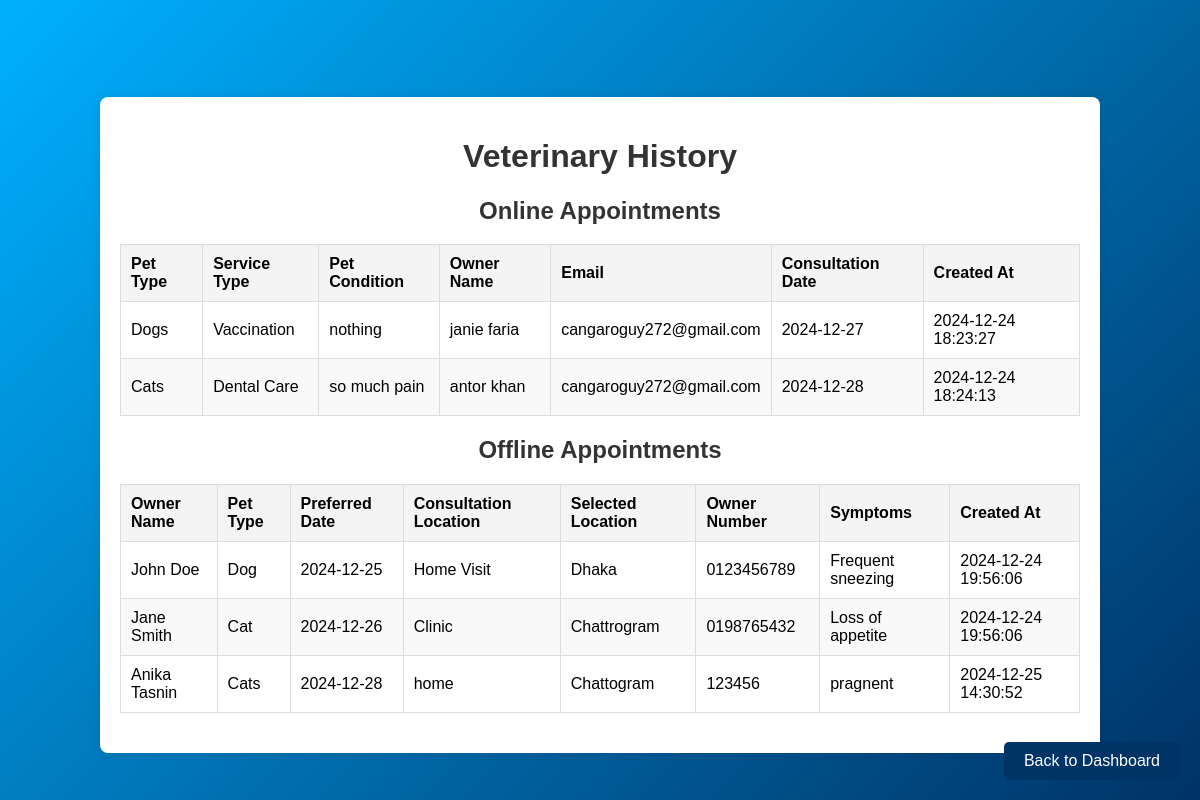
The page /account/vet_history.php on the database its author committed.
### tables this page shows
CREATE TABLE `online_appointment` (
  `id` int(11) NOT NULL,
  `pet_type` varchar(50) NOT NULL,
  `service_type` varchar(50) NOT NULL,
  `pet_condition` text NOT NULL,
  `first_name` varchar(100) NOT NULL,
  `last_name` varchar(100) NOT NULL,
  `email` varchar(255) NOT NULL,
  `consultation_date` date NOT NULL,
  `created_at` timestamp NOT NULL DEFAULT current_timestamp()
);

CREATE TABLE `offline_appointment` (
  `id` int(11) NOT NULL,
  `owner_name` varchar(100) NOT NULL,
  `pet_type` varchar(50) NOT NULL,
  `preferred_date` date NOT NULL,
  `consultation_location` varchar(50) NOT NULL,
  `selected_location` varchar(50) NOT NULL,
  `owner_number` varchar(15) NOT NULL,
  `symptoms` text DEFAULT NULL,
  `created_at` timestamp NOT NULL DEFAULT current_timestamp()
);

### account/vet_history.php (the view, shortened to what this page needs)
<?php
$host = 'localhost';
$user = 'root';
$password = '';
$dbname = 'petbondhu';
$conn = new mysqli($host, $user, $password, $dbname);
$online_query = "SELECT * FROM online_appointment";
$online_result = $conn->query($online_query);
$offline_query = "SELECT * FROM offline_appointment";
$offline_result = $conn->query($offline_query);
?>
<!DOCTYPE html>
<html lang="en">
<head>
    <link rel="stylesheet" href="vet_history_styles.css">
</head>
<body>
    <div class="container">
        <h1>Veterinary History</h1>
        <h2>Online Appointments</h2>
        <table class="appointment-table">
            <thead>
                <tr>
                    <th>Pet Type</th>
                    <th>Service Type</th>
                    <th>Pet Condition</th>
                    <th>Owner Name</th>
                    <th>Email</th>
                    <th>Consultation Date</th>
                    <th>Created At</th>
                </tr>
            </thead>
            <tbody>
                <?php while($row = $online_result->fetch_assoc()): ?>
                    <tr>
                        <td><?php echo $row['pet_type']; ?></td>
                        <td><?php echo $row['service_type']; ?></td>
                        <td><?php echo $row['pet_condition']; ?></td>
                        <td><?php echo $row['first_name'] . " " . $row['last_name']; ?></td>
                        <td><?php echo $row['email']; ?></td>
                        <td><?php echo $row['consultation_date']; ?></td>
                        <td><?php echo $row['created_at']; ?></td>
                    </tr>
                <?php endwhile; ?>
            </tbody>
        </table>
        <h2>Offline Appointments</h2>
        <table class="appointment-table">
            <thead>
                <tr>
                    <th>Owner Name</th>
                    <th>Pet Type</th>
                    <th>Preferred Date</th>
                    <th>Consultation Location</th>
                    <th>Selected Location</th>
                    <th>Owner Number</th>
                    <th>Symptoms</th>
                    <th>Created At</th>
                </tr>
            </thead>
            <tbody>
                <?php while($row = $offline_result->fetch_assoc()): ?>
                    <tr>
                        <td><?php echo $row['owner_name']; ?></td>
                        <td><?php echo $row['pet_type']; ?></td>
                        <td><?php echo $row['preferred_date']; ?></td>
                        <td><?php echo $row['consultation_location']; ?></td>
                        <td><?php echo $row['selected_location']; ?></td>
                        <td><?php echo $row['owner_number']; ?></td>
                        <td><?php echo $row['symptoms']; ?></td>
                        <td><?php echo $row['created_at']; ?></td>
                    </tr>
                <?php endwhile; ?>
            </tbody>
        </table>
    </div>
    <a href="dashboard.php" class="back-button">Back to Dashboard</a>
</body>
</html>

### account/vet_history_styles.css (style rules this page uses)
body { font-family: Arial, sans-serif; background: linear-gradient(135deg, #00b0ff, #003366); margin: 0; padding: 0; height: 100vh; display: flex; justify-content: center; align-items: center; position: relative; }
.container { width: 80%; margin-top: 50px; padding: 20px; background-color: #fff; border-radius: 8px; box-shadow: 0 0 10px rgba(0, 0, 0, 0.1); }
.back-button { position: absolute; bottom: 20px; right: 20px; padding: 10px 20px; background-color: #003366; color: #fff; border: none; border-radius: 5px; font-size: 16px; text-decoration: none; text-align: center; }
h1, h2 { color: #333; text-align: center; }
h1 { text-align: center; color: #333; }
h2 { color: #333; margin-top: 20px; }
table { width: 100%; border-collapse: collapse; margin-bottom: 20px; }
th, td { padding: 10px; text-align: left; border: 1px solid #ddd; }
th { background-color: #f4f4f4; }
tr:nth-child(even) { background-color: #f9f9f9; }

### rows shown on the page
online_appointment: pet_type "Dogs", service_type "Vaccination", pet_condition "nothing", first_name "janie", last_name "faria", email "cangaroguy272@gmail.com", consultation_date "2024-12-27", created_at "2024-12-24 18:23:27"
online_appointment: pet_type "Cats", service_type "Dental Care", pet_condition "so much pain", first_name "antor", last_name "khan", email "cangaroguy272@gmail.com", consultation_date "2024-12-28", created_at "2024-12-24 18:24:13"
offline_appointment: owner_name "John Doe", pet_type "Dog", preferred_date "2024-12-25", consultation_location "Home Visit", selected_location "Dhaka", owner_number "0123456789", symptoms "Frequent sneezing", created_at "2024-12-24 19:56:06"
offline_appointment: owner_name "Jane Smith", pet_type "Cat", preferred_date "2024-12-26", consultation_location "Clinic", selected_location "Chattrogram", owner_number "0198765432", symptoms "Loss of appetite", created_at "2024-12-24 19:56:06"
offline_appointment: owner_name "Anika Tasnin", pet_type "Cats", preferred_date "2024-12-28", consultation_location "home", selected_location "Chattogram", owner_number "123456", symptoms "pragnent", created_at "2024-12-25 14:30:52"
